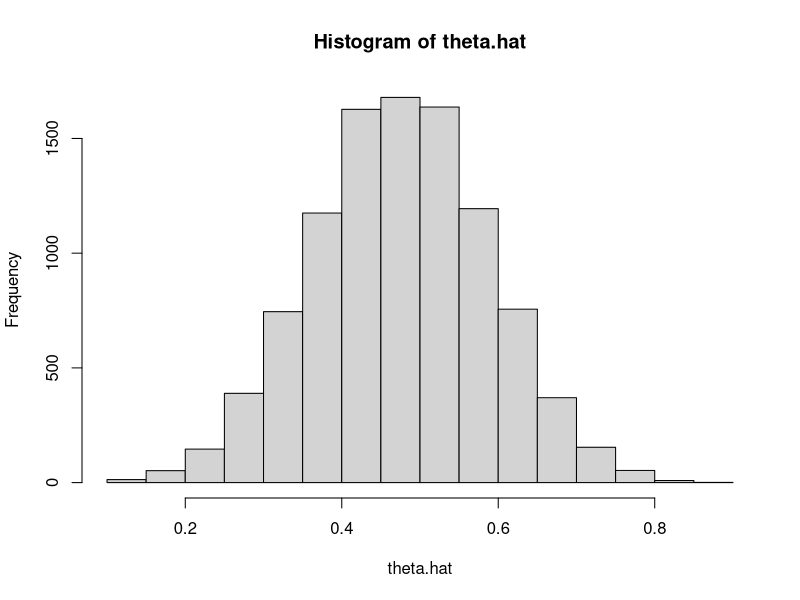
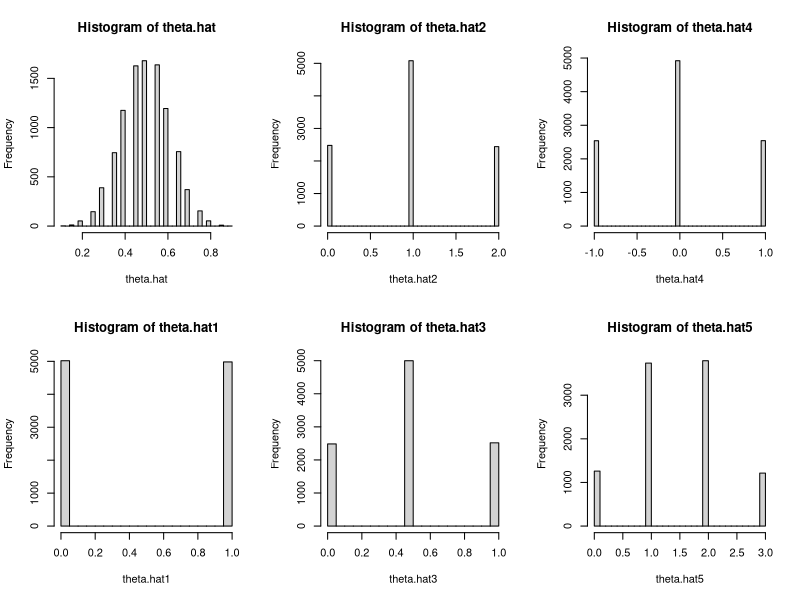

The R script that drew these images, in order:
theta <- 0.5
N <- 10000
T <- 20
X <- matrix(nrow = T, ncol = N)

for (j in 1:N) {
  X[ , j] <- rbinom(T, 1, theta)
}
View(X) # Opens a data viewer to display the matrix 'X'
mean(X)
dim(X)# Returns the dimensions of the matrix 'X'

theta.hat <- colMeans(X)   # Calculates the column-wise means of matrix 'X
hist(theta.hat, breaks = 20) # Plots a histogram of the values in 'theta.hat' with 20 breaks
mean(theta.hat)
# Estimation using different subsets of data

theta.hat1 <- X[1, ]
theta.hat2 <- X[1, ]+X[2, ]
theta.hat3 <- 1/2*(X[1,]+X[T,])
theta.hat4 <- X[1,]-X[2,]
theta.hat5 <- X[1,]+X[2,]+X[3,]
M <- c(mean(theta.hat), mean(theta.hat1), mean(theta.hat2), mean(theta.hat3), mean(theta.hat4), mean(theta.hat5))
V <- c(var(theta.hat), var(theta.hat1), var(theta.hat2), var(theta.hat3), var(theta.hat4), var(theta.hat5))
cbind(M, V)
A <- cbind("Mean"= M, "Variance"= V)
rownames(A) <- c("theta.hat", "theta.hat1", "theta.hat2", "theta.hat3", "theta.hat4", "theta.hat5")
par(mfcol=c(2,3))# Sets the plotting layout to have 2 rows and 3 columns for the following histograms
hist(theta.hat, breaks = 30)
hist(theta.hat1, breaks = 30)
hist(theta.hat2, breaks = 30)
hist(theta.hat3, breaks = 30)
hist(theta.hat4, breaks = 30)
hist(theta.hat5, breaks = 30)
